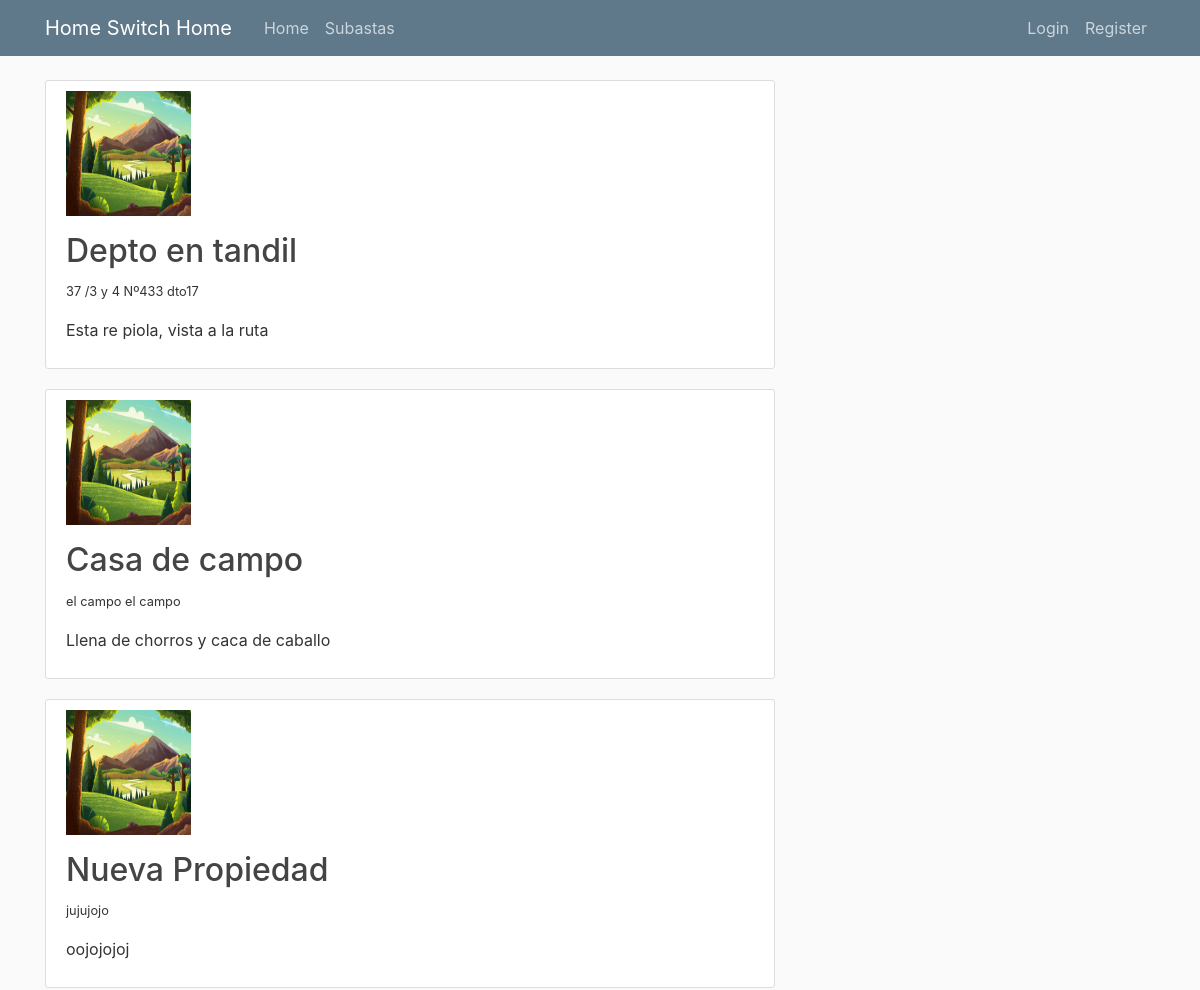
/ (upper part), run on an earlier commit of the app's database.
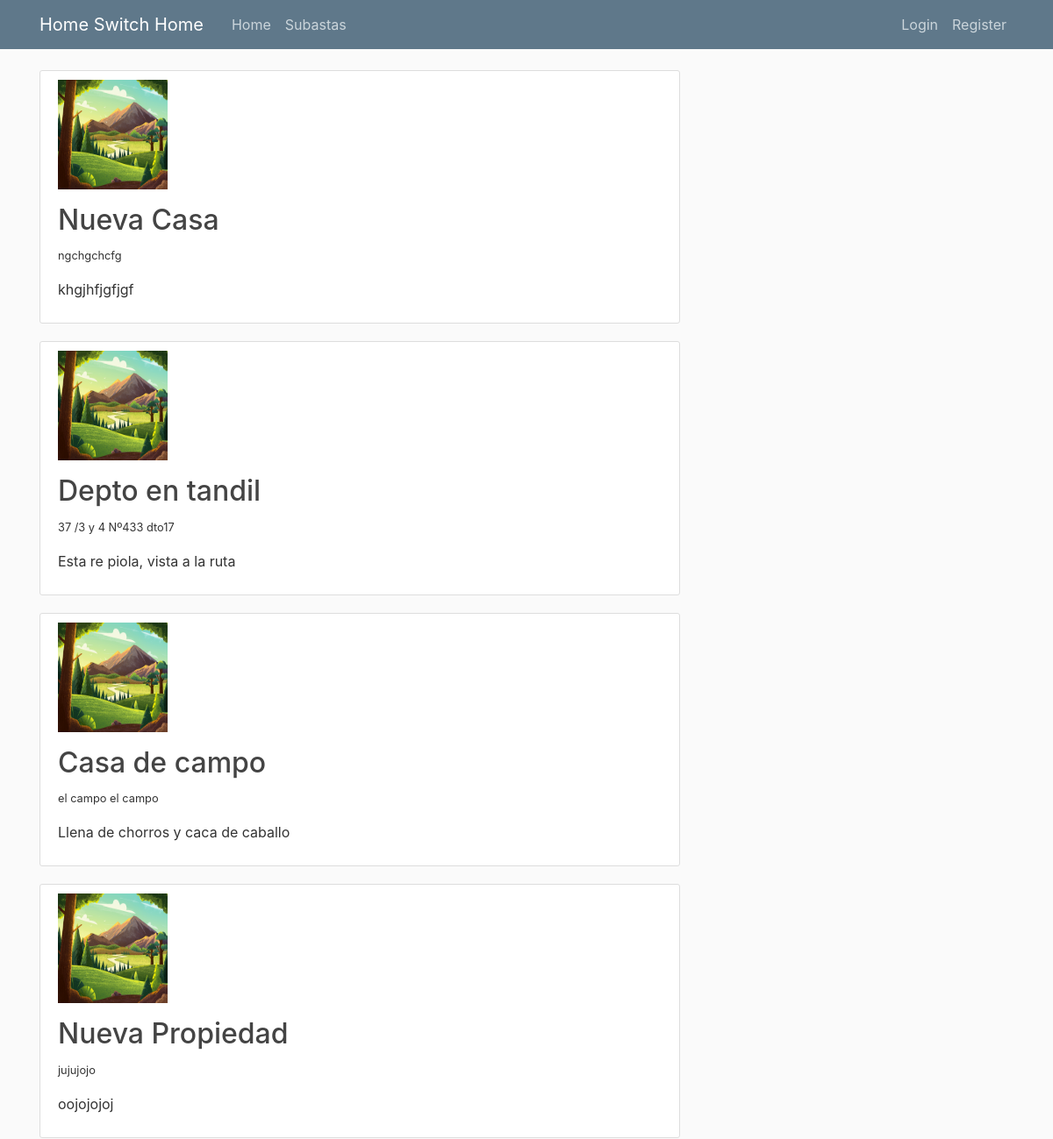
And on a later commit of the database.
### app/models.py (models this page shows, shortened)
class PropiedadLiviana (models.Model):
    titulo = models.CharField(max_length=30, default='Nueva Propiedad')
    descripcion = models.CharField(max_length=200)
    tipo = models.ForeignKey(TipoPropiedad, on_delete=models.PROTECT)
    direccion = models.CharField(max_length=200)
    imagen = models.ImageField(default='default.jpg', upload_to='property_image')
    class Meta:
        verbose_name = 'propiedad'

### app/views.py (the view)
# urls.py: path('', views.home, name='app-home'),
def home(request):
    context = {
        'posts': PropiedadLiviana.objects.all().order_by('pk').reverse()
    }
    return render(request, 'app/propiedades_base.html', context)

### app/templates/app/propiedades_base.html
{% extends "app/base.html" %}
{% block content %}
{% for post in posts %}
<article class="media content-section">
	<div class="media-body">
		<img class="account-img" src="{{ post.imagen.url }}">
		<h2><a class="article-title" >{{ post.titulo }}</a></h2>
		<p><small>{{ post.direccion }}</small></p>
		<p class="article-content">{{ post.descripcion }}</p>
	</div>
</article>
{% endfor %}
{% endblock content %}

What changed in the data, as far as the page shows it:
added PropiedadLiviana: imagen (placeholder picture), titulo "Nueva Casa", direccion "ngchgchcfg", descripcion "khgjhfjgfjgf"
